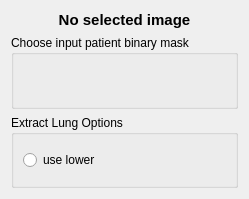
<?xml version="1.0" encoding="UTF-8"?>
<ui version="4.0">
 <class>vvToolExtractLung</class>
 <widget class="QWidget" name="vvToolExtractLung">
  <property name="geometry">
   <rect>
    <x>0</x>
    <y>0</y>
    <width>249</width>
    <height>199</height>
   </rect>
  </property>
  <property name="windowTitle">
   <string>Form</string>
  </property>
  <layout class="QVBoxLayout" name="verticalLayout">
   <item>
    <widget class="QLabel" name="mLabelInput">
     <property name="sizePolicy">
      <sizepolicy hsizetype="Preferred" vsizetype="Fixed">
       <horstretch>0</horstretch>
       <verstretch>0</verstretch>
      </sizepolicy>
     </property>
     <property name="font">
      <font>
       <pointsize>11</pointsize>
       <weight>75</weight>
       <bold>true</bold>
      </font>
     </property>
     <property name="frameShape">
      <enum>QFrame::NoFrame</enum>
     </property>
     <property name="text">
      <string>No selected image</string>
     </property>
     <property name="alignment">
      <set>Qt::AlignCenter</set>
     </property>
    </widget>
   </item>
   <item>
    <widget class="QGroupBox" name="mMaskLoaderBox">
     <property name="sizePolicy">
      <sizepolicy hsizetype="Preferred" vsizetype="Minimum">
       <horstretch>0</horstretch>
       <verstretch>0</verstretch>
      </sizepolicy>
     </property>
     <property name="title">
      <string>Choose input patient binary mask</string>
     </property>
     <layout class="QGridLayout" name="gridLayout">
      <item row="1" column="0">
       <widget class="vvLabelImageLoaderWidget" name="mPatientMaskInputWidget" native="true">
        <property name="sizePolicy">
         <sizepolicy hsizetype="Preferred" vsizetype="Minimum">
          <horstretch>0</horstretch>
          <verstretch>0</verstretch>
         </sizepolicy>
        </property>
       </widget>
      </item>
     </layout>
    </widget>
   </item>
   <item>
    <widget class="QGroupBox" name="mOptionsBox">
     <property name="title">
      <string>Extract Lung Options</string>
     </property>
     <layout class="QVBoxLayout" name="verticalLayout_3">
      <item>
       <layout class="QVBoxLayout" name="verticalLayout_2">
        <item>
         <widget class="vvIntensityValueSlider" name="mAirUpperThresholdSlider" native="true"/>
        </item>
        <item>
         <widget class="QRadioButton" name="mRadioButtonLowerThan">
          <property name="text">
           <string>use lower</string>
          </property>
          <property name="autoExclusive">
           <bool>false</bool>
          </property>
         </widget>
        </item>
        <item>
         <widget class="vvIntensityValueSlider" name="mAirLowerThresholdSlider" native="true">
          <property name="enabled">
           <bool>false</bool>
          </property>
         </widget>
        </item>
       </layout>
      </item>
     </layout>
    </widget>
   </item>
  </layout>
 </widget>
 <customwidgets>
  <customwidget>
   <class>vvIntensityValueSlider</class>
   <extends>QWidget</extends>
   <header>vvIntensityValueSlider.h</header>
   <container>1</container>
  </customwidget>
  <customwidget>
   <class>vvLabelImageLoaderWidget</class>
   <extends>QWidget</extends>
   <header>vvLabelImageLoaderWidget.h</header>
   <container>1</container>
  </customwidget>
 </customwidgets>
 <resources>
  <include location="../vvIcons.qrc"/>
 </resources>
 <connections>
  <connection>
   <sender>mRadioButtonLowerThan</sender>
   <signal>toggled(bool)</signal>
   <receiver>mAirLowerThresholdSlider</receiver>
   <slot>setEnabled(bool)</slot>
   <hints>
    <hint type="sourcelabel">
     <x>64</x>
     <y>275</y>
    </hint>
    <hint type="destinationlabel">
     <x>79</x>
     <y>299</y>
    </hint>
   </hints>
  </connection>
 </connections>
</ui>
